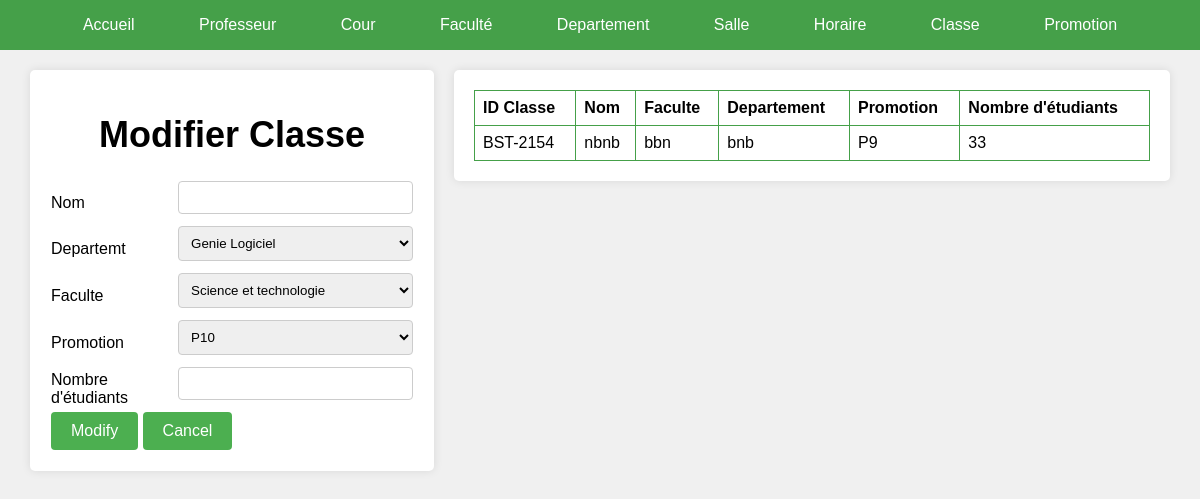
Screenshot of /admin/GestionClasse/ModifierClasse.php with the database file from the repository.
### tables this page shows
CREATE TABLE `classe` (
  `id` varchar(20) NOT NULL,
  `Nom` varchar(10) NOT NULL,
  `Departement` text NOT NULL,
  `Faculte` text NOT NULL,
  `Promotion` text NOT NULL,
  `classe` text NOT NULL,
  `NumberStudents` int(11) NOT NULL
);

### admin/GestionClasse/ModifierClasse.php (the view, shortened to what this page needs)
<!DOCTYPE html>
<html>
<head>
</head>
<body>
  <?php
    include("../Menu.php");
  ?>
  <div class="wrapper">
    <div class="form">
        <form method="POST">
        <h1>Modifier Classe</h1>
          <table>
              <tr>
                <td> Nom </td>
                <td><input type="text" name="Nom" /></td>
              </tr>
              <tr>
                <td> Departemt</td>
                <td><select name="Departement" id="options">
                    <?php include '../../option/optionsDepartement.php'; ?>
                </select></td>
              </tr>
              <tr>
                <td> Faculte</td>
                <td><select name="Faculte" id="options">
                    <?php include '../../option/optionsFaculte.php'; ?>
                </select></td>
              </tr>
              <tr>
                <td> Promotion</td>
                <td> <select name="Promotion" id="options">
                    <?php include '../../option/optionsPromotion.php'; ?>
                </select></td>
              </tr>
              <tr>
                <td> Nombre d'étudiants</td>
                <td> <input type="number" name="NombreEtudiants" />
                </td>
              </tr>
            <tr>
              <td colspan="2">
                <input type="submit" name="Modify" value="Modify" />
                <input type="reset" value="Cancel" />
              </td>
            </tr>
          </table>
        </form>
    </div>
    <div class="table">
    <table>
            <tr>
              <th>ID Classe</th>
              <th>Nom</th>
              <th>Faculte</th>
              <th>Departement</th>
              <th>Promotion</th>
              <th>Nombre d'étudiants</th>
            </tr>
            <?php
                include("../connexion.php");
                $sql = "SELECT * FROM classe";
                $stmtSelect = $connexion->prepare($sql);
                $stmtSelect ->execute();
                $classes = $stmtSelect->fetchAll(PDO::FETCH_ASSOC);
                foreach($classes as $classe):
                ?>
            <tr>
                <td> <?php echo $classe['id'];?></td>
                <td> <?php echo $classe['Nom'];?></td>
                <td><?php echo $classe['Faculte']; ?></td>
                <td> <?php echo $classe['Departement'];?></td>
                <td> <?php echo $classe['Promotion'];?></td>
                <td> <?php echo $classe['NumberStudents'];?></td>
            </tr>
            <?php
              endforeach;
            ?>
      </table>
      </div>
  </div>
</body>
</html>

### admin/GestionClasse/ModifierClasse.php (style rules this page uses)
body { padding: 0; margin: 0; font-family: Arial, sans-serif; background-color: #f0f0f0; }
.wrapper { display: flex; justify-content: center; align-items: flex-start; padding: 20px; }
.form { width: 35%; padding: 20px; box-shadow: 0 0 10px rgba(0, 0, 0, 0.1); border-radius: 5px; background-color: #fff; margin: 0 10px; }
.table { width: 65%; padding: 20px; box-shadow: 0 0 10px rgba(0, 0, 0, 0.1); border-radius: 5px; background-color: #fff; margin: 0 10px; }
form table, .table table { width: 100%; border-collapse: collapse; border-radius: 20px; }
.table table td, .form table th, .table table th { border: 1px solid #45a049; padding: 8px; text-align: left; }
input[type='text'], input[type='number'], select, textarea { width: 100%; padding: 8px; border: 1px solid #ccc; border-radius: 4px; box-sizing: border-box; margin-bottom: 10px; }
input[type='submit'], input[type='reset'] { padding: 10px 20px; border: none; background-color: #4CAF50; color: white; cursor: pointer; border-radius: 4px; font-size: 16px; }
.wrapper h1 { font-size: 36px; text-align: center; }

### rows the page displays
classe: id "BST-2154", Nom "nbnb", Faculte "bbn", Departement "bnb", Promotion "P9", NumberStudents "33"

### other values shown
form field Departement "Genie Logiciel"
form field Faculte "Science et technologie"
form field Promotion "P10"
